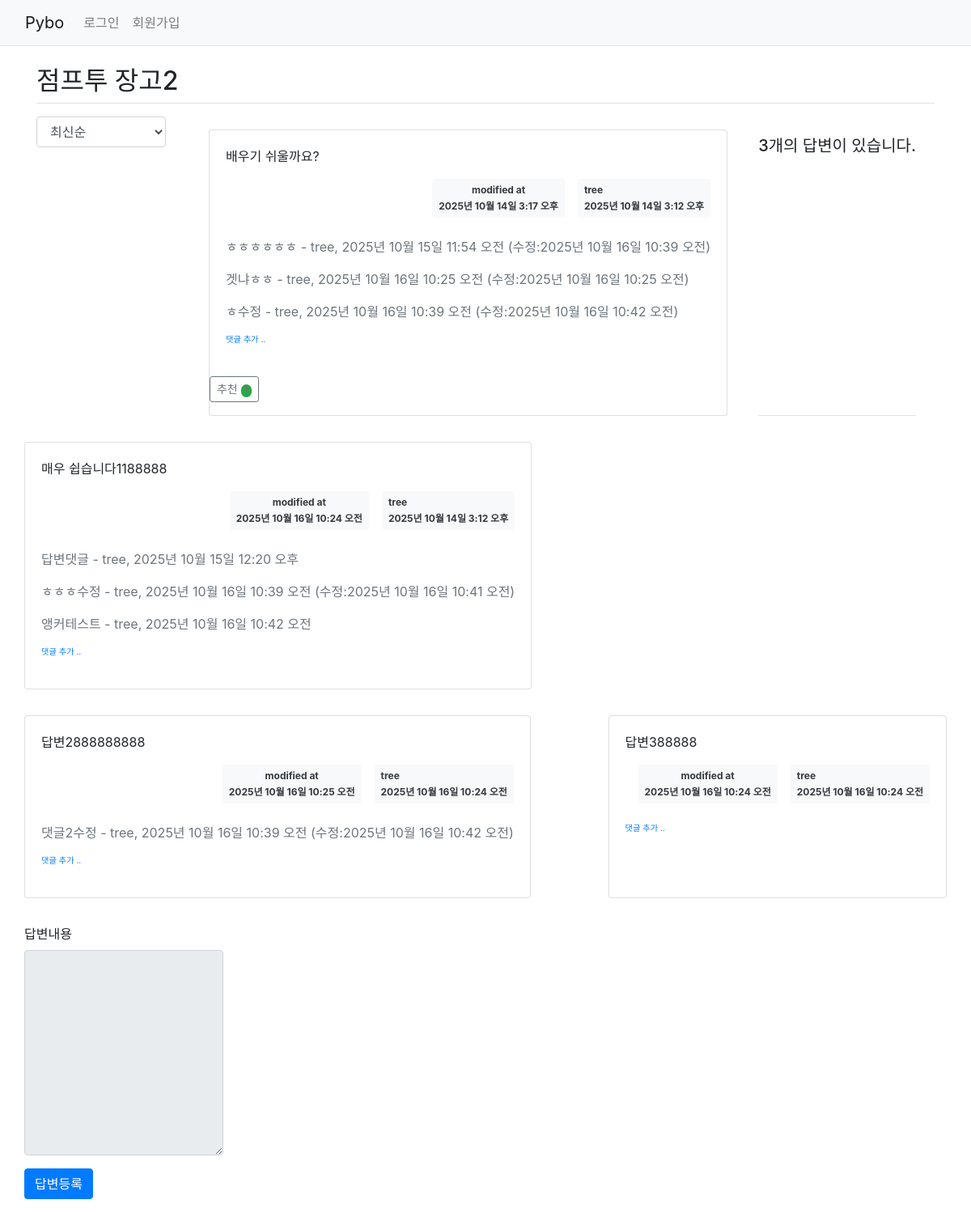
Screenshot of /pybo/2/ with the database file from the repository.
### pybo/models.py (models this page shows, shortened)
class Question(models.Model):
    author = models.ForeignKey(CustomUser, on_delete=models.CASCADE, related_name='author_question')
    subject = models.CharField(max_length=200)
    content = models.TextField()
    create_date = models.DateTimeField()
    modify_date = models.DateTimeField(null=True, blank=True)
    voter = models.ManyToManyField(CustomUser, related_name='voter_question')

class Comment(models.Model):
    author = models.ForeignKey(CustomUser, on_delete=models.CASCADE)
    question = models.ForeignKey(Question, on_delete=models.CASCADE, null=True, blank=True)
    answer = models.ForeignKey(Answer, on_delete=models.CASCADE, null=True, blank=True)
    content = models.TextField()
    create_date = models.DateTimeField()
    modify_date = models.DateTimeField(null=True, blank=True)

class Answer(models.Model):
    author = models.ForeignKey(CustomUser, on_delete=models.CASCADE, related_name='author_answer')
    question = models.ForeignKey(Question, on_delete=models.CASCADE)
    content = models.TextField()
    create_date = models.DateTimeField()
    modify_date = models.DateTimeField(null=True, blank=True)
    voter = models.ManyToManyField(CustomUser, related_name='voter_answer')

### common/models.py (models this page shows)
class CustomUser(AbstractUser):
    phone = models.CharField(max_length=20, blank=True)
    def __str__(self):
        return self.username

### pybo/views/base_views.py (the view)
# urls.py: path('<int:question_id>/', views.detail, name='detail'), #http://127.0.0.1:8000/pybo/6
def detail(request, question_id):
    question = get_object_or_404(Question, pk=question_id)
    context = {'question': question}
    return render(request, 'pybo/question_detail.html', context)

### pybo/templatetags/pybo_filter.py (called while the page is built)
@register.filter
def mark(value):
    extensions = ["nl2br", "fenced_code"]
    return mark_safe(markdown.markdown(value, extensions=extensions))

### templates/pybo/question_detail.html (shortened to what this page needs)
{% extends 'base.html' %}
{% load pybo_filter %}
{% block content %}
{% load static %}
<link rel="stylesheet" type="text/css" href="{% static 'bootstrap.min.css' %}">
<div class="container my-3">
    <h2 class="border-bottom py-2">{{ question.subject }}</h2>
        <div class="row justify-content-between my-3">
        <div class="col-2">
            <select class="form-control so">
                <option value="recent" {% if so == 'recent' %}selected{% endif %}>
                    최신순
                </option>
            </select>
        </div>
    <div class="card my-3">
        <div class="card-body">
            <div class="card-text" style="white-space: pre-line;">{{ question.content|mark }}</div>
            <div class="d-flex justify-content-end">
                {% if question.modify_date %}
                <div class="badge bg-light text-dark p-2 text-start mx-3">
                    <div class="mb-2">modified at</div>
                    <div>{{ question.modify_date }}</div>
                </div>
                {% endif %}
                <div class="badge bg-light text-dark p-2 text-left">
                    <div class="mb-2">{{ question.author.username }}</div>
                    <div>{{ question.create_date }}</div>
                </div>
            </div>
        {% if question.comment_set.count > 0 %}
        <div class="mt-3">
        {% for comment in question.comment_set.all %}
            <div class="comment py-2 text-muted">
                <span style="white-space: pre-line;">{{ comment.content }}</span>
                <span>
                    - {{ comment.author }}, {{ comment.create_date }}
                    {% if comment.modify_date %}
                    (수정:{{ comment.modify_date }})
                    {% endif %}
                </span>
            </div>
        {% endfor %}
        </div>
        {% endif %}
        <div>
            <a href="{% url 'pybo:comment_create_question' question.id  %}"
            class="small"><small>댓글 추가 ..</small></a>
        </div>
        </div>
        <div class="my-3">
            <a href="javascript:void(0)" data-uri="{% url 'pybo:question_vote' question.id  %}"
                    class="recommend btn btn-sm btn-outline-secondary"> 추천
                <span class="badge rounded-pill bg-success">{{question.voter.count}}</span>
                </a>
        </div>
    </div>
    <h5 class="border-bottom my-3 py-2">{{question.answer_set.count}}개의 답변이 있습니다.</h5>
    {% for answer in question.answer_set.all %}
    <div class="card my-3">
        <div class="card-body">
            <div class="card-text" style="white-space: pre-line;">{{ answer.content|mark }}</div>
            <div class="d-flex justify-content-end">
                {% if answer.modify_date %}
                <div class="badge bg-light text-dark p-2 text-start mx-3">
                    <div class="mb-2">modified at</div>
                    <div>{{ answer.modify_date }}</div>
                </div>
                {% endif %}
                <div class="badge bg-light text-dark p-2 text-left">
                    <div class="mb-2">{{ answer.author.username }}</div>
                    <div>{{ answer.create_date }}</div>
                </div>
            </div>
            <div class="my-3">
                 {% if answer.comment_set.count > 0 %}
        <div class="mt-3">
        {% for comment in answer.comment_set.all %}
            <div class="comment py-2 text-muted">
                <span style="white-space: pre-line;">{{ comment.content }}</span>
                <span>
                    - {{ comment.author }}, {{ comment.create_date }}
                    {% if comment.modify_date %}
                    (수정:{{ comment.modify_date }})
                    {% endif %}
                </span>
            </div>
        {% endfor %}
        </div>
        {% endif %}
        <div>
            <a href="{% url 'pybo:comment_create_answer' answer.id  %}"
               class="small"><small>댓글 추가 ..</small></a>
        </div>
            </div>
        </div>
    </div>
    {% endfor %}
    <form action="{% url 'pybo:answer_create' question.id %}" method="post" class="my-3">
        <div class="mb-3">
            <label for="content" class="form-label">답변내용</label>
            <textarea {% if not user.is_authenticated %}disabled{% endif %}
              name="content" id="content" class="form-control" rows="10"></textarea>
        </div>
        <input type="submit" value="답변등록" class="btn btn-primary">
    </form>
</div>
{% endblock %}

### templates/base.html (style rules this page uses)
a { color: black; }

### rows the page displays
Question: subject "점프투 장고2", content|mark "배우기 쉬울까요?", modify_date "2025년 10월 14일 3:17 오후", author.username "tree", create_date "2025년 10월 14일 3:12 오후", voter.count "1", answer_set.count "3"
Comment: content "ㅎㅎㅎㅎㅎㅎ", author "tree", create_date "2025년 10월 15일 11:54 오전", modify_date "2025년 10월 16일 10:39 오전"
Comment: content "겟냐ㅎㅎ", author "tree", create_date "2025년 10월 16일 10:25 오전", modify_date "2025년 10월 16일 10:25 오전"
Comment: content "ㅎ수정", author "tree", create_date "2025년 10월 16일 10:39 오전", modify_date "2025년 10월 16일 10:42 오전"
Answer: content|mark "매우 쉽습니다1188888", modify_date "2025년 10월 16일 10:24 오전", author.username "tree", create_date "2025년 10월 14일 3:12 오후"
Comment: content "답변댓글", author "tree", create_date "2025년 10월 15일 12:20 오후"
Comment: content "ㅎㅎㅎ수정", author "tree", create_date "2025년 10월 16일 10:39 오전", modify_date "2025년 10월 16일 10:41 오전"
Comment: content "앵커테스트", author "tree", create_date "2025년 10월 16일 10:42 오전"
Answer: content|mark "답변2888888888", modify_date "2025년 10월 16일 10:25 오전", author.username "tree", create_date "2025년 10월 16일 10:24 오전"
Comment: content "댓글2수정", author "tree", create_date "2025년 10월 16일 10:39 오전", modify_date "2025년 10월 16일 10:42 오전"
Answer: content|mark "답변388888", modify_date "2025년 10월 16일 10:24 오전", author.username "tree", create_date "2025년 10월 16일 10:24 오전"
